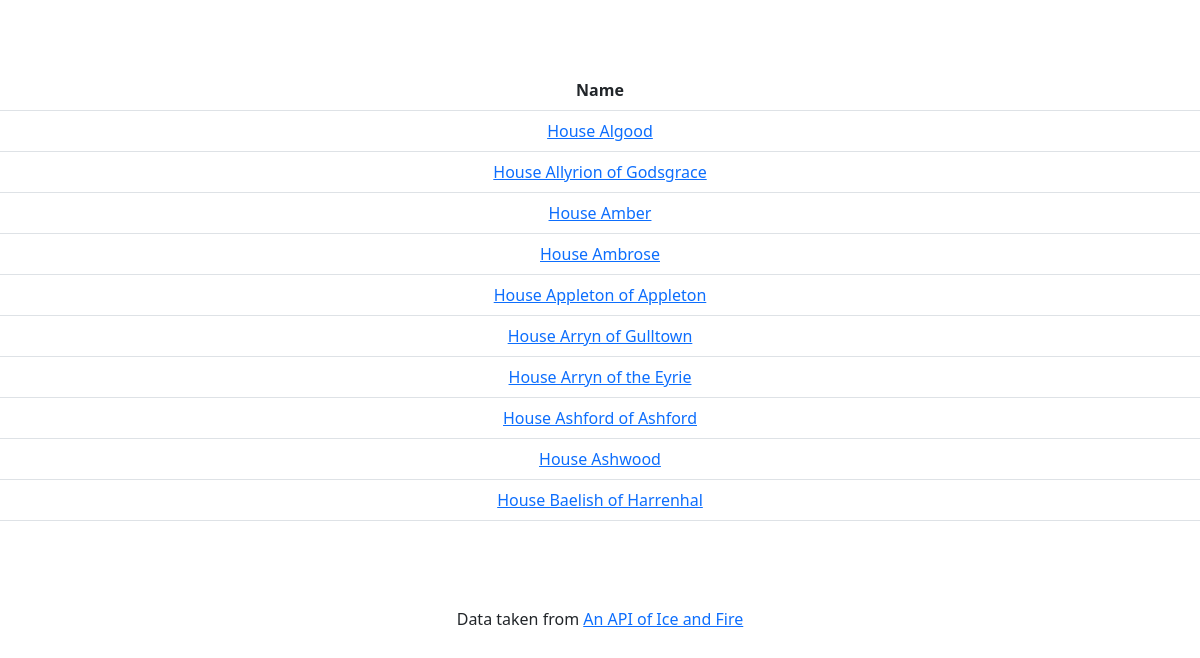
The app's page /houses with its own data.
### tables this page shows
CREATE TABLE "houses" (
	"id"	INTEGER NOT NULL,
	"url"	TEXT,
	"name"	TEXT,
	"region"	TEXT,
	"coatOfArms"	TEXT,
	"words"	TEXT,
	"titles"	TEXT,
	"seats"	TEXT,
	"heir"	TEXT,
	"overlord"	TEXT,
	"founded"	TEXT,
	"founder"	TEXT,
	"diedOut"	TEXT,
	"ancestralWeapons"	TEXT,
	"cadetBranches"	TEXT,
	"swornMembers"	TEXT,
	"currentLord"	TEXT,
	PRIMARY KEY("id" AUTOINCREMENT)
);

### app.py (the view)
@app.route('/houses', methods = ["GET", "POST"])
def gethouses():
    if request.method == "GET":
        houses = connector.fetch_houses()
        return render_template("house_list.html", houses = houses)
    return render_template("homepage.html")

### connector.py (called while the page is built)
def fetch_houses():
    con = sqlite3.connect("got.db")
    con.row_factory = sqlite3.Row
    cur = con.cursor()
    cur.execute("SELECT * FROM houses")
    rows = cur.fetchall()
    con.close()
    return rows

### templates/house_list.html (shortened to what this page needs)
{% extends "layout.html" %}
{% block body %}
    <table class = "table">
        <th>
            Name
        </th>
        {% for house in houses %}
            <tr>
                <td>
                    <a href = "{{ '/housedetails?url=%s'%house['url'] }}">{{ house["name"] }}</a>
                </td>
            </tr>
        {% endfor %}
    </table>
{% endblock %}

### static/styles.css (style rules this page uses)
table { margin-left: auto; margin-right: auto; }
td { text-align: center; }

### records on screen
houses: name "House Algood"
houses: name "House Allyrion of Godsgrace"
houses: name "House Amber"
houses: name "House Ambrose"
houses: name "House Appleton of Appleton"
houses: name "House Arryn of Gulltown"
houses: name "House Arryn of the Eyrie"
houses: name "House Ashford of Ashford"
houses: name "House Ashwood"
houses: name "House Baelish of Harrenhal"
